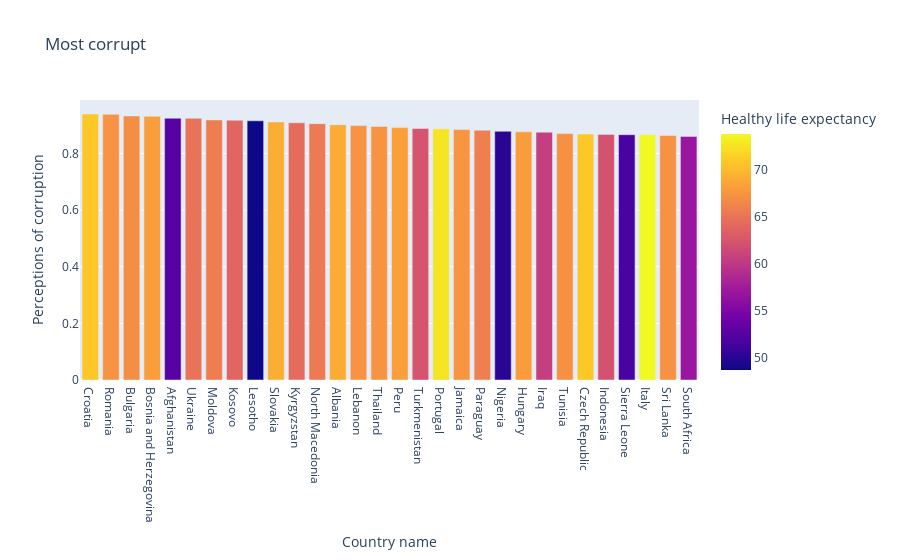

Notebook code for this chart:
### Code cell
import plotly.express as px

fig = px.bar(high_corruption[:30], x='Country name', y='Perceptions of corruption', color ='Healthy life expectancy',
            title = 'Most corrupt')
fig.show()

### Figure 1 — Plotly figure (JSON) as saved in the notebook; plotly's stock layout.template omitted (floating-point values rounded to 4 significant figures)
{"data": [{"alignmentgroup": "True", "hovertemplate": "Country name=%{x}<br>Perceptions of corruption=%{y}<br>Healthy life expectancy=%{marker.color}<extra></extra>", "legendgroup": "", "marker": {"color": [70.8, 67.36, 67, 68.1, 52.49, 64.9, 65.7, 63.81, 48.7, 69.2, 64.4, 65.47, 69.0, 67.36, 67.4, 68.25, 62.41, 72.6, 67.5, 65.9, 50.1, 68, 60.58, 67.2, 70.81, 62.24, 51.65, 73.8, 67.3, 56.9], "coloraxis": "coloraxis"}, "name": "", "offsetgroup": "", "orientation": "v", "showlegend": false, "textposition": "auto", "type": "bar", "x": ["Croatia", "Romania", "Bulgaria", "Bosnia and Herzegovina", "Afghanistan", "Ukraine", "Moldova", "Kosovo", "Lesotho", "Slovakia", "Kyrgyzstan", "North Macedonia", "Albania", "Lebanon", "Thailand", "Peru", "Turkmenistan", "Portugal", "Jamaica", "Paraguay", "Nigeria", "Hungary", "Iraq", "Tunisia", "Czech Republic", "Indonesia", "Sierra Leone", "Italy", "Sri Lanka", "South Africa"], "xaxis": "x", "y": [0.939, 0.938, 0.932, 0.931, 0.924, 0.924, 0.918, 0.917, 0.915, 0.911, 0.908, 0.905, 0.901, 0.898, 0.895, 0.891, 0.888, 0.887, 0.884, 0.882, 0.878, 0.876, 0.875, 0.87, 0.868, 0.867, 0.866, 0.866, 0.863, 0.86], "yaxis": "y"}], "layout": {"barmode": "relative", "coloraxis": {"colorbar": {"title": {"text": "Healthy life expectancy"}}, "colorscale": [[0, "#0d0887"], [0.1111, "#46039f"], [0.2222, "#7201a8"], [0.3333, "#9c179e"], [0.4444, "#bd3786"], [0.5556, "#d8576b"], [0.6667, "#ed7953"], [0.7778, "#fb9f3a"], [0.8889, "#fdca26"], [1, "#f0f921"]]}, "legend": {"tracegroupgap": 0}, "title": {"text": "Most corrupt"}, "xaxis": {"anchor": "y", "domain": [0, 1], "title": {"text": "Country name"}}, "yaxis": {"anchor": "x", "domain": [0, 1], "title": {"text": "Perceptions of corruption"}}}}
